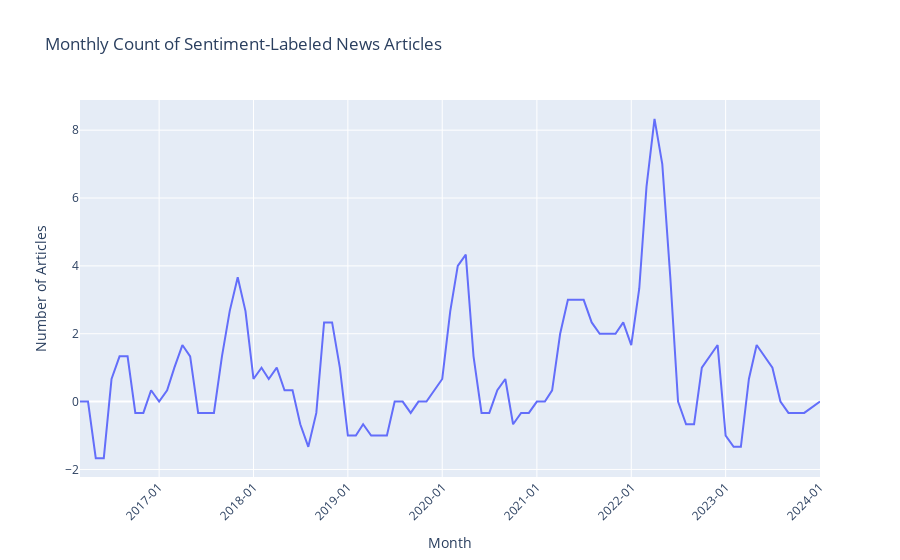

Here is the notebook cell this chart was saved with:
### Code cell
# Calculate the 3-month rolling average
monthly_sum['Rolling_Sentiment'] = monthly_sum['Sentiment_gpt'].rolling(window=3).mean().fillna(0) 

monthly_sum['Cumsum'] =  monthly_sum['Sentiment_gpt'].cumsum()
monthly_sum['Pct_chge'] = monthly_sum['Cumsum'].pct_change().fillna(0).replace(-np.inf, 0)

monthly_sum['YearMonth'] = monthly_sum['YearMonth'].dt.to_timestamp()# Create a bar plot using pandas with the plotly backend

fig = monthly_sum.plot(kind='line', x='YearMonth', y='Rolling_Sentiment', title='Monthly Count of Sentiment-Labeled News Articles', backend='plotly')

    # Customize the layout for better readability
fig.update_layout(
    xaxis_title='Month',
    yaxis_title='Number of Articles',
    xaxis_tickformat='%Y-%m',
    xaxis_tickangle=-45
)

    # Show the plot
fig.show()

### Figure 1 — Plotly figure (JSON) as saved in the notebook; plotly's stock layout.template omitted (floating-point values rounded to 4 significant figures)
{"data": [{"hovertemplate": "YearMonth=%{x}<br>Rolling_Sentiment=%{y}<extra></extra>", "legendgroup": "", "line": {"color": "#636efa", "dash": "solid"}, "marker": {"symbol": "circle"}, "mode": "lines", "name": "", "orientation": "v", "showlegend": false, "type": "scatter", "x": ["2016-03-01T00:00:00", "2016-04-01T00:00:00", "2016-05-01T00:00:00", "2016-06-01T00:00:00", "2016-07-01T00:00:00", "2016-08-01T00:00:00", "2016-09-01T00:00:00", "2016-10-01T00:00:00", "2016-11-01T00:00:00", "2016-12-01T00:00:00", "2017-01-01T00:00:00", "2017-02-01T00:00:00", "2017-03-01T00:00:00", "2017-04-01T00:00:00", "2017-05-01T00:00:00", "2017-06-01T00:00:00", "2017-07-01T00:00:00", "2017-08-01T00:00:00", "2017-09-01T00:00:00", "2017-10-01T00:00:00", "2017-11-01T00:00:00", "2017-12-01T00:00:00", "2018-01-01T00:00:00", "2018-02-01T00:00:00", "2018-03-01T00:00:00", "2018-04-01T00:00:00", "2018-05-01T00:00:00", "2018-06-01T00:00:00", "2018-07-01T00:00:00", "2018-08-01T00:00:00", "2018-09-01T00:00:00", "2018-10-01T00:00:00", "2018-11-01T00:00:00", "2018-12-01T00:00:00", "2019-01-01T00:00:00", "2019-02-01T00:00:00", "2019-03-01T00:00:00", "2019-04-01T00:00:00", "2019-05-01T00:00:00", "2019-06-01T00:00:00", "2019-07-01T00:00:00", "2019-08-01T00:00:00", "2019-09-01T00:00:00", "2019-10-01T00:00:00", "2019-11-01T00:00:00", "2019-12-01T00:00:00", "2020-01-01T00:00:00", "2020-02-01T00:00:00", "2020-03-01T00:00:00", "2020-04-01T00:00:00", "2020-05-01T00:00:00", "2020-06-01T00:00:00", "2020-07-01T00:00:00", "2020-08-01T00:00:00", "2020-09-01T00:00:00", "2020-10-01T00:00:00", "2020-11-01T00:00:00", "2020-12-01T00:00:00", "2021-01-01T00:00:00", "2021-02-01T00:00:00", "2021-03-01T00:00:00", "2021-04-01T00:00:00", "2021-05-01T00:00:00", "2021-06-01T00:00:00", "2021-07-01T00:00:00", "2021-08-01T00:00:00", "2021-09-01T00:00:00", "2021-10-01T00:00:00", "2021-11-01T00:00:00", "2021-12-01T00:00:00", "2022-01-01T00:00:00", "2022-02-01T00:00:00", "2022-03-01T00:00:00", "2022-04-01T00:00:00", "2022-05-01T00:00:00", "2022-06-01T00:00:00", "2022-07-01T00:00:00", "2022-08-01T00:00:00", "2022-09-01T00:00:00", "2022-10-01T00:00:00", "2022-11-01T00:00:00", "2022-12-01T00:00:00", "2023-01-01T00:00:00", "2023-02-01T00:00:00", "2023-03-01T00:00:00", "2023-04-01T00:00:00", "2023-05-01T00:00:00", "2023-06-01T00:00:00", "2023-07-01T00:00:00", "2023-08-01T00:00:00", "2023-09-01T00:00:00", "2023-10-01T00:00:00", "2023-11-01T00:00:00", "2024-01-01T00:00:00"], "xaxis": "x", "y": [0, 0, -1.667, -1.667, 0.6667, 1.333, 1.333, -0.3333, -0.3333, 0.3333, 0, 0.3333, 1, 1.667, 1.333, -0.3333, -0.3333, -0.3333, 1.333, 2.667, 3.667, 2.667, 0.6667, 1, 0.6667, 1, 0.3333, 0.3333, -0.6667, -1.333, -0.3333, 2.333, 2.333, 1, -1, -1, -0.6667, -1, -1, -1, 0, 0, -0.3333, 0, 0, 0.3333, 0.6667, 2.667, 4, 4.333, 1.333, -0.3333, -0.3333, 0.3333, 0.6667, -0.6667, -0.3333, -0.3333, 0, 0, 0.3333, 2, 3, 3, 3, 2.333, 2, 2, 2, 2.333, 1.667, 3.333, 6.333, 8.333, 7, 3.667, 0, -0.6667, -0.6667, 1, 1.333, 1.667, -1, -1.333, -1.333, 0.6667, 1.667, 1.333, 1, 0, -0.3333, -0.3333, -0.3333, 0], "yaxis": "y"}], "layout": {"legend": {"tracegroupgap": 0}, "title": {"text": "Monthly Count of Sentiment-Labeled News Articles"}, "xaxis": {"anchor": "y", "domain": [0, 1], "tickangle": -45, "tickformat": "%Y-%m", "title": {"text": "Month"}}, "yaxis": {"anchor": "x", "domain": [0, 1], "title": {"text": "Number of Articles"}}}}
